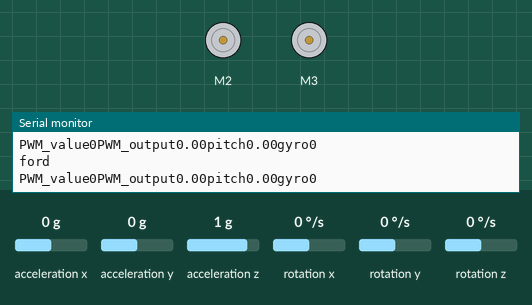
Simulated run of this sketch. Board: Arduino Uno, built with avr-gcc and run on an emulated ATmega328P. On the bench: 2 × DC motor (green arrow = forward, orange = backward, longer = faster), the last lines printed to the serial monitor. Wiring (inferred from the names in the program): MPU-6050 motion sensor at I2C address 0x68. The inputs (shaded band) are chosen by the test bench; at power-on: rotation y 0 °/s, acceleration x 0 g, acceleration y 0 g, acceleration z 1 g, rotation x 0 °/s, rotation z 0 °/s.

Above: at 1.2 s.
1.3 s: rotation y set to -192 °/s
At 2.8 s:
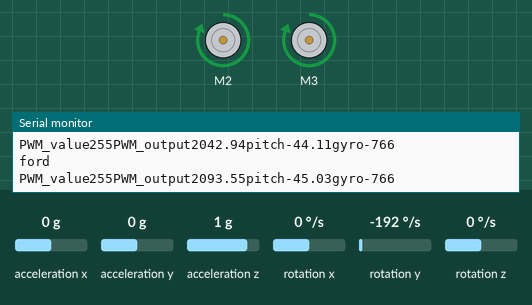
3.1 s: acceleration x set to -1.4 g
4.8 s: rotation y set to 192 °/s
At 7.6 s:
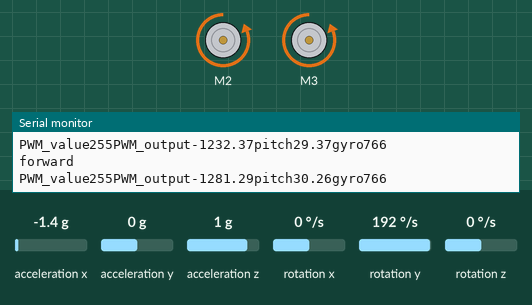
7.8 s: acceleration x set to 0.1 g
10.3 s: acceleration x set to 1.4 g
At 10.6 s:
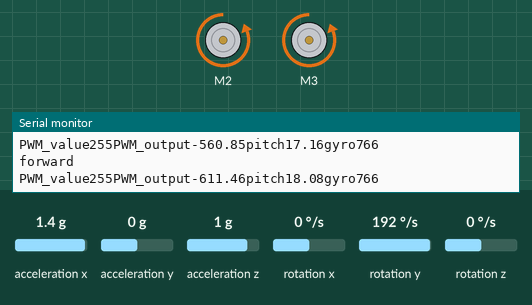
Timing chart, 0 to 12.8 s (numbered marks = the images above; inputs shaded):
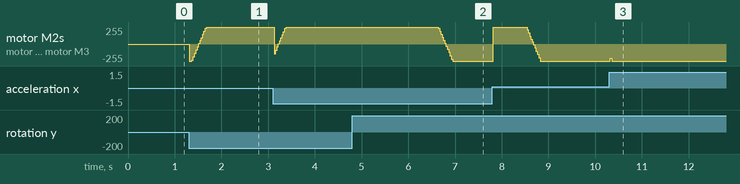

The sketch:

balancing_bot.ino
```cpp
#include "I2Cdev.h"
#include "MPU6050.h"
#include "Wire.h"
#include <TimerOne.h>
int i = 1;
MPU6050 accelgyro;
#include <AFMotor.h>

AF_DCMotor motor1(2, MOTOR12_64KHZ);
AF_DCMotor motor2(3, MOTOR12_64KHZ);


#define max_pwm  255
#define min_pwm  0

float Kp =55 , Kd =0.5, Ki =0;
float int_error = 0;
float desired   = 0;
double radius   = 0.065/2;
float N = 20;
float prev_time, curr_time;
float PWM_prev;


//IMU variables
const int MPU_addr=0x68;                   // I2C address of the MPU-6050
float AcX,AcY,AcZ,Tmp,GyX,GyY,GyZ;
const byte inter_pin = 2;
float accAngleX, accAngleY, gyroAngleX, gyroAngleY, gyroAngleZ;
float roll, pitch, yaw;
float currentTime, elapsedTime, previousTime;

int16_t ax, ay, az;
int16_t gx, gy, gz;
float accel_divide, gyro_divide;


//
//
//
//encoder variables
const byte interruptPin = 2;//
const byte encoder0pinA = 6;//
const byte encoder0pinB = 5;
boolean Direction;//the rotation direction

float currentTime_enc = 0;
float previousTime_enc = 0;
float wheel_speed = 0;


//
//
//
//
////motor variables
//const byte motorpin1 = 3;
//const byte motorpin2 = 11;
//
//
//
//
//
void init_encoder(){
  Direction = true;//default -> Forward
  pinMode(encoder0pinA,INPUT);
  pinMode(encoder0pinB,INPUT);
}

//
//
//
//
float readEncoder(int encoderpin)
{
  float dt = 0;
  float dte = 0;
  currentTime_enc =  millis();
  previousTime_enc = millis();
  int start = 5;
  float start_time,end_time;

  while(dt<1){
  currentTime_enc =  millis();

  int Lstate = digitalRead(encoderpin);
  if (Lstate==LOW && start==5 ){
    start = 0;    }

  else if(Lstate == HIGH && start==0){
    start = 1;
    start_time = millis();
    //Serial.print(start_time);
     }

  else if(Lstate == LOW && start==1){
    end_time = millis();
    dte = (end_time - start_time)/1000;

    wheel_speed = 3.1415*0.065/(40*dte);
    break;
    //return wheel_speed;
    }

  dt =  (currentTime_enc - previousTime_enc)/1000;
    }

 if (dt>=1){
  wheel_speed=0;
 }

 return wheel_speed;
}
//
//


////IMU code for measuring theta
void IMU(float arr[]){
  Wire.beginTransmission(MPU_addr);
  Wire.write(0x3B);  // starting with register 0x3B (ACCEL_XOUT_H)
  Wire.endTransmission(false);
  Wire.requestFrom(MPU_addr,14,true);  // request a total of 14 registers  String AX = String(mpu6050.getAccX());

//  AcX=((Wire.read()<<8|Wire.read())/16384);  // 0x3B (ACCEL_XOUT_H) & 0x3C (ACCEL_XOUT_L)
//  AcY=((Wire.read()<<8|Wire.read())/16384);  // 0x3D (ACCEL_YOUT_H) & 0x3E (ACCEL_YOUT_L)
//  AcZ=((Wire.read()<<8|Wire.read())/16384);  // 0x3F (ACCEL_ZOUT_H) & 0x40 (ACCEL_ZOUT_L)
//  Tmp=  Wire.read()<<8|Wire.read();          // 0x41 (TEMP_OUT_H)   & 0x42 (TEMP_OUT_L)
//  GyX=(Wire.read()<<8|Wire.read())/131;      // 0x43 (GYRO_XOUT_H)  & 0x44 (GYRO_XOUT_L)
//  GyY=(Wire.read()<<8|Wire.read())/131;      // 0x45 (GYRO_YOUT_H)  & 0x46 (GYRO_YOUT_L)
//  GyZ=(Wire.read()<<8|Wire.read())/131;      // 0x47 (GYRO_ZOUT_H)  & 0x48 (GYRO_ZOUT_L)


  accelgyro.getMotion6(&ax, &ay, &az, &gx, &gy, &gz);
  AcX = (float)ax*9.8/accel_divide ;
  AcY = (float)ay*9.8/accel_divide ;
  AcZ = (float)az*9.8/accel_divide ;
  GyX = (float)gx/gyro_divide ;
  GyY = (float)gy/gyro_divide ;
  GyZ = (float)gz/gyro_divide ;
  accAngleX = (atan(AcY / sqrt(pow(AcX, 2) + pow(AcZ, 2))) * 180 / PI);
  accAngleY = asin(-1 * AcX / sqrt(pow(AcX, 2) + pow(AcZ, 2))) * 180 / PI;
  //Serial.println(accAngleX);
  // === Read gyroscope data === //

  currentTime =  millis();
  elapsedTime = (currentTime - previousTime) / 1000;
  previousTime = currentTime;

  gyroAngleX = gyroAngleX + GyX * elapsedTime; // deg/s * s = deg
  gyroAngleY = gyroAngleY + GyY * elapsedTime;
  yaw        =  yaw + GyZ * elapsedTime;

  roll  = 0.04 * gyroAngleX + 0.96 * accAngleX;
  pitch = 0.04 * gyroAngleY + 0.96 * accAngleY;


  arr[0] = pitch;
  arr[1] = GyY;


}


float PWM_angle(float angle, float gyrox){
  float error;
  float pid;

  error = desired - angle;
  curr_time = millis();

  //int_error = int_error + error*(curr_time-prev_time)/1000;
  pid = Kp*error + Kd*gyrox + Ki*int_error;
  prev_time = curr_time;
  return pid;
}


void setup() {
  // intializing IMU
  Wire.begin();
  Serial.begin(19200);

  // initialize device
  Serial.println("Initializing I2C devices...");
  accelgyro.initialize();

  // verify connection
  Serial.println("Testing device connections...");
  Serial.println(accelgyro.testConnection() ? "MPU6050 connection successful" : "MPU6050 connection failed");

  Wire.beginTransmission(MPU_addr);
  Wire.write(0x1C);                  //Talk to the ACCEL_CONFIG register (1C hex)
  Wire.write(0x10);
  accel_divide = 4096;        //Set the register bits as 00010000 (+/- 8g full scale range)
  Wire.endTransmission(true);

  Wire.beginTransmission(MPU_addr);
  Wire.write(0x1B);                   // Talk to the GYRO_CONFIG register (1B hex)
  Wire.write(0x10);
  gyro_divide = 32.8;          // Set the register bits as 00010000 (1000deg/s full scale)
  Wire.endTransmission(true);

  Serial.println("Updating internal sensor offsets...");

  int ax_off = accelgyro.getXAccelOffset();
  int ay_off = accelgyro.getYAccelOffset();
  int az_off = accelgyro.getZAccelOffset();
  int gx_off = accelgyro.getXGyroOffset();
  int gy_off = accelgyro.getXGyroOffset();
  int gz_off = accelgyro.getXGyroOffset();

  accelgyro.setXAccelOffset(ax_off);
  accelgyro.setYAccelOffset(ay_off);
  accelgyro.setZAccelOffset(az_off);
  accelgyro.setXGyroOffset(gx_off);
  accelgyro.setYGyroOffset(gy_off);
  accelgyro.setZGyroOffset(gz_off);
  Serial.print("\n");


//  init_encoder();

}


//
void loop() {
  // put your main code here, to run repeatedly:

    float angle = 0;
    float gyrox = 0;
    float delta_PWM = 0;
    float imu_data[2] ;
    int PWM_value = 0;
    float PWM_output = 0;
//
  IMU(imu_data);
//  gyrox = 0.5*readEncoder(encoder0pinA);
//  gyrox = gyrox + 0.5*readEncoder(encoder0pinB);

  angle = imu_data[0];
  gy = imu_data[1];
  delta_PWM = PWM_angle(angle,gy);
  PWM_output =  PWM_prev + delta_PWM;

  if(abs(PWM_output) > max_pwm){
    PWM_value = max_pwm;
  }

  else if(abs(PWM_output) < min_pwm){
    PWM_value = min_pwm;
  }

  else{
    PWM_value = (int) abs(PWM_output);
  }

    motor1.setSpeed(PWM_value);
    motor2.setSpeed(PWM_value);

  if (PWM_output>=0){
    motor1.run(FORWARD);
//    motorA.setSpeed(0);
    motor2.run(FORWARD);
//    motorB.setSpeed(0);

   Serial.println("ford");
  }

  else{
    motor1.run(BACKWARD);
//    motorA.setSpeed(0);
    motor2.run(BACKWARD);


    Serial.println("forward");
  }

  Serial.print("PWM_value");
  Serial.print(PWM_value);
  Serial.print("PWM_output");
  Serial.print(PWM_output);
  Serial.print("pitch");
  Serial.print(angle);
  Serial.print("gyro");
  Serial.println(gy);

 }
```

Measured:
- after the input at 4.8 s, motor M2, motor M3: moves from forward 255/255 to backward 255/255 over 0.30 s, starting after 1.8 s
- after the input at 10.3 s, motor M2, motor M3: backward 255/255 → backward 211/255 at once, → backward 255/255 0.03 s later
